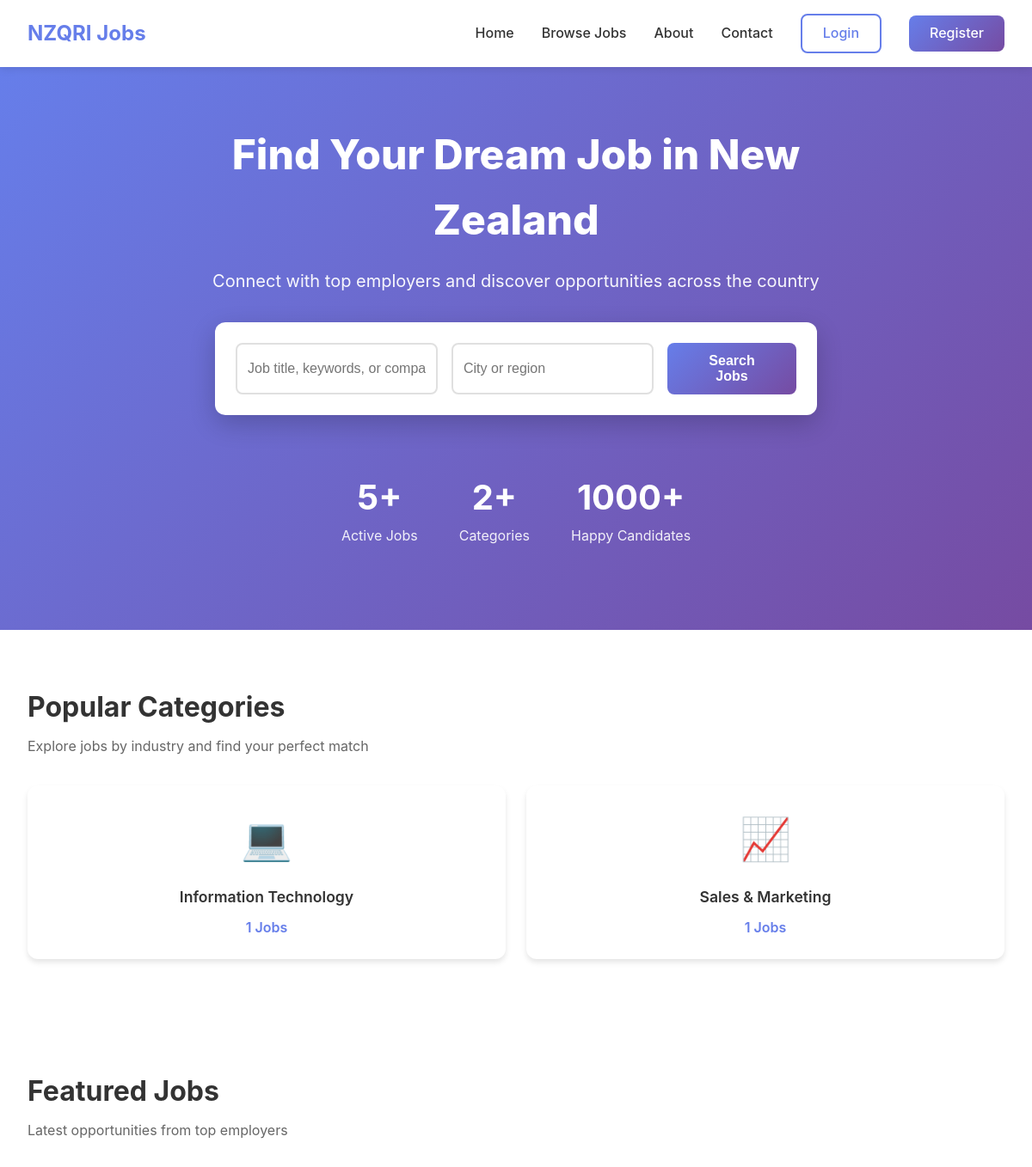
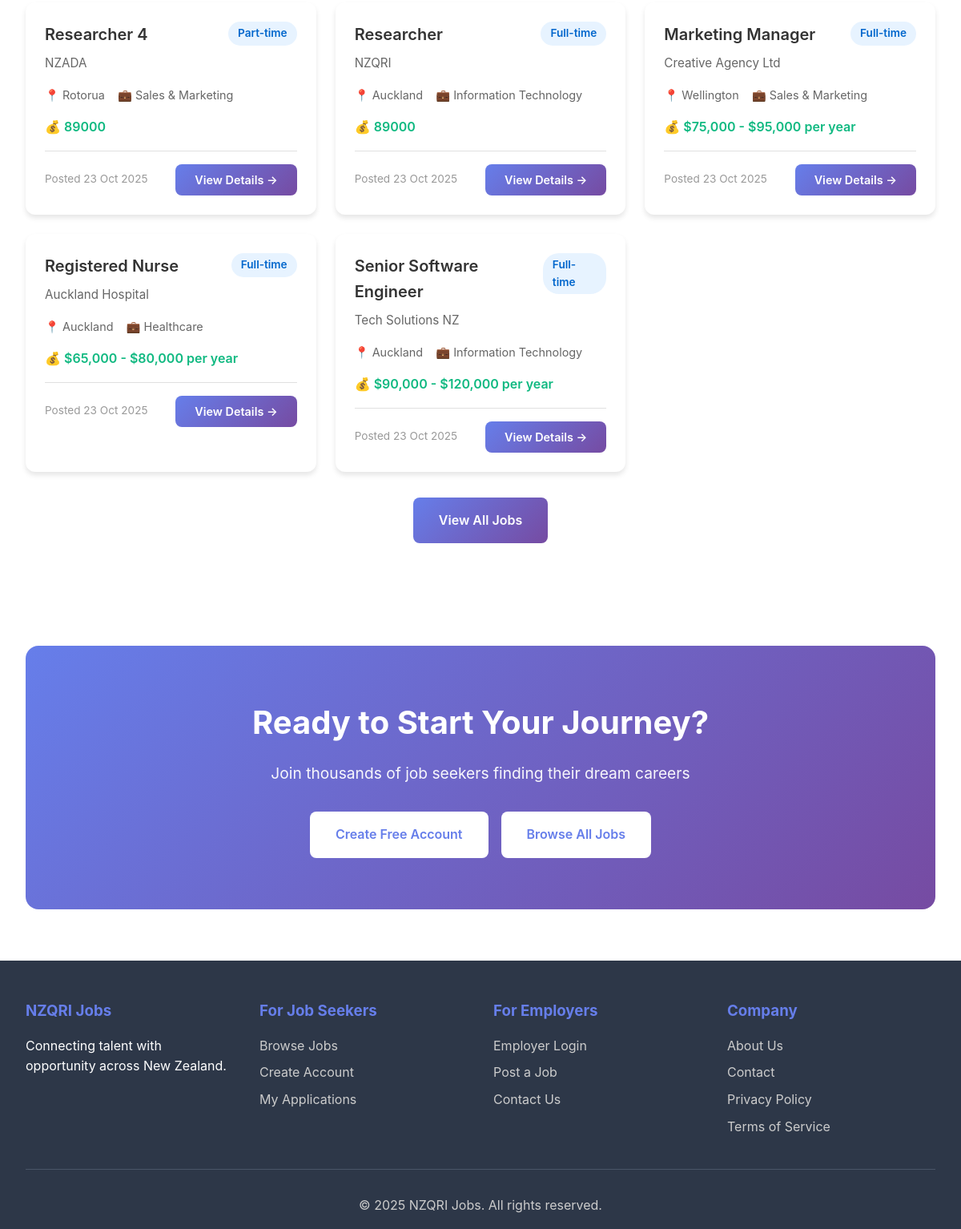
The page / on the database its author committed (2 pictures, top to bottom).
### tables this page shows
CREATE TABLE `categories` (
  `id` int NOT NULL,
  `name` varchar(100) NOT NULL,
  `slug` varchar(100) NOT NULL,
  `description` text,
  `icon` varchar(50) DEFAULT NULL,
  `job_count` int DEFAULT '0',
  `is_active` tinyint(1) DEFAULT '1',
  `created_at` timestamp NULL DEFAULT CURRENT_TIMESTAMP
);

CREATE TABLE `jobs` (
  `id` int NOT NULL,
  `title` varchar(255) NOT NULL,
  `company` varchar(255) NOT NULL,
  `category_id` int DEFAULT NULL,
  `location_id` int DEFAULT NULL,
  `job_type` enum('full-time','part-time','contract','temporary','internship') DEFAULT 'full-time',
  `salary_min` decimal(10,2) DEFAULT NULL,
  `salary_max` decimal(10,2) DEFAULT NULL,
  `salary_display` varchar(100) DEFAULT NULL,
  `description` text NOT NULL,
  `requirements` text,
  `benefits` text,
  `application_deadline` date DEFAULT NULL,
  `status` enum('active','closed','draft') DEFAULT 'active',
  `views` int DEFAULT '0',
  `applications_count` int DEFAULT '0',
  `created_by` int DEFAULT NULL,
  `created_at` timestamp NULL DEFAULT CURRENT_TIMESTAMP,
  `updated_at` timestamp NULL DEFAULT CURRENT_TIMESTAMP ON UPDATE CURRENT_TIMESTAMP
);

CREATE TABLE `locations` (
  `id` int NOT NULL,
  `city` varchar(100) NOT NULL,
  `region` varchar(100) DEFAULT NULL,
  `country` varchar(100) DEFAULT 'New Zealand',
  `job_count` int DEFAULT '0',
  `is_active` tinyint(1) DEFAULT '1',
  `created_at` timestamp NULL DEFAULT CURRENT_TIMESTAMP
);

### config.php (called while the page is built, shortened)
<?php
function isLoggedIn() {
    return isset($_SESSION['user_id']);
}
function clean($string) {
    return htmlspecialchars($string ?? '', ENT_QUOTES, 'UTF-8');
}
function formatDate($date) {
    return date('d M Y', strtotime($date));
}
?>

### index.php (the view, shortened to what this page needs)
<?php
require_once 'config.php';
try {
    $pdo = getDBConnection();
    $stmt = $pdo->query("SELECT COUNT(*) as count FROM jobs WHERE status = 'active'");
    $total_jobs = $stmt->fetch()['count'] ?? 0;
    $stmt = $pdo->query("SELECT COUNT(*) as count FROM categories WHERE job_count > 0");
    $total_categories = $stmt->fetch()['count'] ?? 0;
    $stmt = $pdo->query("
        SELECT j.*, c.name as category_name, l.city as location_city
        FROM jobs j
        LEFT JOIN categories c ON j.category_id = c.id
        LEFT JOIN locations l ON j.location_id = l.id
        WHERE j.status = 'active'
        ORDER BY j.created_at DESC
        LIMIT 6
    ");
    $featured_jobs = $stmt->fetchAll();
    $stmt = $pdo->query("
        SELECT * FROM categories
        WHERE job_count > 0
        ORDER BY job_count DESC
        LIMIT 8
    ");
    $popular_categories = $stmt->fetchAll();
} catch(PDOException $e) {
    error_log("Homepage Error: " . $e->getMessage());
    $total_jobs = 0;
    $total_categories = 0;
    $featured_jobs = [];
    $popular_categories = [];
}
?>
<!DOCTYPE html>
<html lang="en">
<head>
</head>
<body>
    <header>
        <nav>
            <a href="index.php" class="logo">NZQRI Jobs</a>
            <div class="nav-links">
                <a href="index.php">Home</a>
                <a href="jobs.php">Browse Jobs</a>
                <a href="about.php">About</a>
                <a href="contact.php">Contact</a>
                <?php if (isLoggedIn()): ?>
                    <a href="dashboard.php">Dashboard</a>
                    <a href="logout.php" class="btn-secondary">Logout</a>
                <?php else: ?>
                    <a href="login.php" class="btn-secondary">Login</a>
                    <a href="register.php" class="btn-primary">Register</a>
                <?php endif; ?>
            </div>
        </nav>
    </header>
    <section class="hero">
        <div class="hero-content">
            <h1>Find Your Dream Job in New Zealand</h1>
            <p>Connect with top employers and discover opportunities across the country</p>
            <form action="jobs.php" method="GET" class="search-box">
                <input type="text" name="search" placeholder="Job title, keywords, or company" />
                <input type="text" name="location" placeholder="City or region" />
                <button type="submit">Search Jobs</button>
            </form>
            <div class="stats">
                <div class="stat-item">
                    <div class="stat-number"><?php echo number_format($total_jobs); ?>+</div>
                    <div class="stat-label">Active Jobs</div>
                </div>
                <div class="stat-item">
                    <div class="stat-number"><?php echo number_format($total_categories); ?>+</div>
                    <div class="stat-label">Categories</div>
                </div>
                <div class="stat-item">
                    <div class="stat-number">1000+</div>
                    <div class="stat-label">Happy Candidates</div>
                </div>
            </div>
        </div>
    </section>
    <div class="container">
        <h2 class="section-title">Popular Categories</h2>
        <p class="section-subtitle">Explore jobs by industry and find your perfect match</p>
        <?php if (!empty($popular_categories)): ?>
            <div class="categories-grid">
                <?php foreach ($popular_categories as $category): ?>
                    <a href="jobs.php?category=<?php echo $category['id']; ?>" class="category-card">
                        <div class="category-icon"><?php echo clean($category['icon'] ?? '📁'); ?></div>
                        <div class="category-name"><?php echo clean($category['name']); ?></div>
                        <div class="category-count"><?php echo $category['job_count']; ?> Jobs</div>
                    </a>
                <?php endforeach; ?>
            </div>
        <?php endif; ?>
    </div>
    <div class="container">
        <h2 class="section-title">Featured Jobs</h2>
        <p class="section-subtitle">Latest opportunities from top employers</p>
        <?php if (!empty($featured_jobs)): ?>
            <div class="jobs-grid">
                <?php foreach ($featured_jobs as $job): ?>
                    <a href="job_detail.php?id=<?php echo $job['id']; ?>" class="job-card">
                        <div class="job-header">
                            <div>
                                <div class="job-title"><?php echo clean($job['title']); ?></div>
                                <div class="job-company"><?php echo clean($job['company']); ?></div>
                            </div>
                            <span class="job-type-badge"><?php echo ucfirst(clean($job['job_type'])); ?></span>
                        </div>
                        <div class="job-details">
                            <?php if ($job['location_city']): ?>
                                <div class="job-detail-item">
                                    📍 <?php echo clean($job['location_city']); ?>
                                </div>
                            <?php endif; ?>
                            <?php if ($job['category_name']): ?>
                                <div class="job-detail-item">
                                    💼 <?php echo clean($job['category_name']); ?>
                                </div>
                            <?php endif; ?>
                        </div>
                        <?php if ($job['salary_display']): ?>
                            <div class="job-salary">💰 <?php echo clean($job['salary_display']); ?></div>
                        <?php endif; ?>
                        <div class="job-footer">
                            <div class="job-date">Posted <?php echo formatDate($job['created_at']); ?></div>
                            <span class="apply-btn">View Details →</span>
                        </div>
                    </a>
                <?php endforeach; ?>
            </div>
            <div style="text-align: center; margin-top: 2rem;">
                <a href="jobs.php" class="btn-primary" style="padding: 1rem 2rem;">View All Jobs</a>
            </div>
        <?php endif; ?>
    </div>
    <div class="cta-section">
        <h2>Ready to Start Your Journey?</h2>
        <p>Join thousands of job seekers finding their dream careers</p>
        <div class="cta-buttons">
            <?php if (!isLoggedIn()): ?>
                <a href="register.php" class="btn-white">Create Free Account</a>
                <a href="jobs.php" class="btn-white">Browse All Jobs</a>
            <?php else: ?>
                <a href="jobs.php" class="btn-white">Browse All Jobs</a>
                <a href="dashboard.php" class="btn-white">View Dashboard</a>
            <?php endif; ?>
        </div>
    </div>
    <footer>
        <div class="footer-content">
            <div class="footer-section">
                <h3>NZQRI Jobs</h3>
                <p>Connecting talent with opportunity across New Zealand.</p>
            </div>
            <div class="footer-section">
                <h3>For Job Seekers</h3>
                <ul>
                    <li><a href="jobs.php">Browse Jobs</a></li>
                    <li><a href="register.php">Create Account</a></li>
                    <li><a href="dashboard.php">My Applications</a></li>
                </ul>
            </div>
            <div class="footer-section">
                <h3>For Employers</h3>
                <ul>
                    <li><a href="admin.php">Employer Login</a></li>
                    <li><a href="contact.php">Post a Job</a></li>
                    <li><a href="contact.php">Contact Us</a></li>
                </ul>
            </div>
            <div class="footer-section">
                <h3>Company</h3>
                <ul>
                    <li><a href="about.php">About Us</a></li>
                    <li><a href="contact.php">Contact</a></li>
                    <li><a href="#">Privacy Policy</a></li>
                    <li><a href="#">Terms of Service</a></li>
                </ul>
            </div>
        </div>
        <div class="footer-bottom">
            <p>&copy; <?php echo date('Y'); ?> NZQRI Jobs. All rights reserved.</p>
        </div>
    </footer>
</body>
</html>

### rows shown on the page
categories: icon "💻", name "Information Technology", job_count "1"
categories: icon "📈", name "Sales & Marketing", job_count "1"
jobs: title "Researcher 4", company "NZADA", job_type "Part-time", location.city "Rotorua", category.name "Sales & Marketing", salary_display "89000", created_at "23 Oct 2025"
jobs: title "Researcher", company "NZQRI", job_type "Full-time", location.city "Auckland", category.name "Information Technology", salary_display "89000", created_at "23 Oct 2025"
jobs: title "Marketing Manager", company "Creative Agency Ltd", job_type "Full-time", location.city "Wellington", category.name "Sales & Marketing", salary_display "$75,000 - $95,000 per year", created_at "23 Oct 2025"
jobs: title "Registered Nurse", company "Auckland Hospital", job_type "Full-time", location.city "Auckland", category.name "Healthcare", salary_display "$65,000 - $80,000 per year", created_at "23 Oct 2025"
jobs: title "Senior Software Engineer", company "Tech Solutions NZ", job_type "Full-time", location.city "Auckland", category.name "Information Technology", salary_display "$90,000 - $120,000 per year", created_at "23 Oct 2025"

### other values the page prints
$total_jobs "5"
$total_categories "2"
